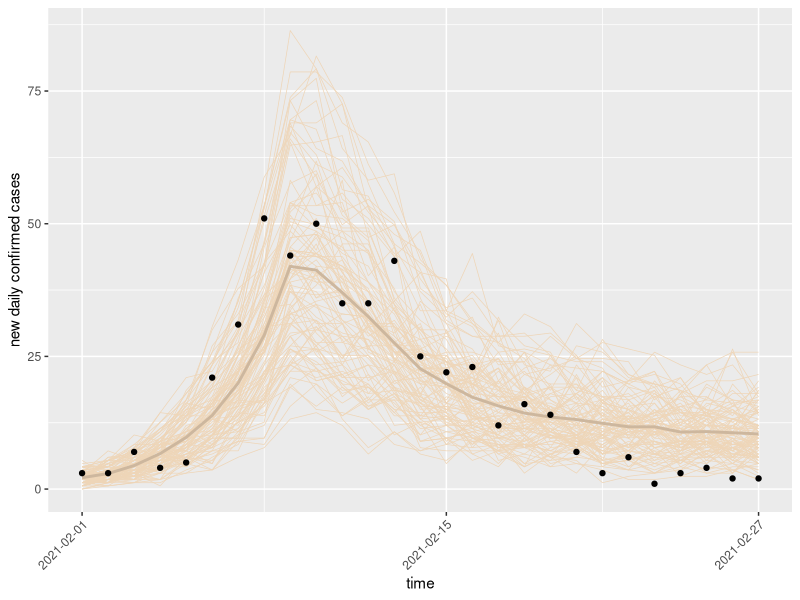
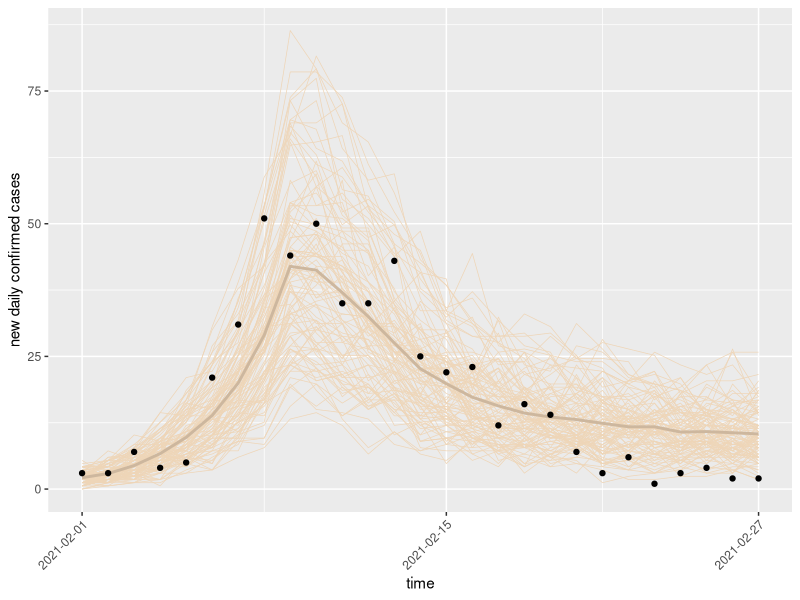

R code for these plots, in order:

#theta<-c(beta0,delta,alpha,changepoint,...)
betaSIR<-function(t,theta){
    if(t< theta$changepoint) return(theta$beta0)
    theta$beta0*(theta$delta+
            (1-theta$delta)*exp(-theta$alpha*(t-theta$changepoint)))
}


#################################################

#theta<-c(beta0,delta,alpha,changepoint,gamma,pi,omega,mu...)
mpearl<-read.csv('mount_pearl.csv',header=T)
theta<-list(beta0=0.35,delta=0.4,alpha=0.2,changepoint=10,gamma=1/10,pi=0.6,
            omega=1/2,mu=2/30)

#theta<-c(beta0,delta,changepoint,gamma,pi,omega,mu,...)
sir.simula<-function(i0,theta,time.horizon){
    dN1<-rep(0,time.horizon)
    dN2<-rep(0,time.horizon)
    deltaNc<-rep(0,time.horizon)
    iu0<-i0*(1-theta$pi)/theta$pi
    ic0<-i0
    deltaNc[1]<-ic0
    for(k in seq(1,time.horizon)){
        dN1o<-rpois(1,betaSIR(k,theta)*(iu0+theta$omega*ic0)+theta$mu)
        dNc1<-theta$pi*dN1o
        dNu1<-(1-theta$pi)*dN1o
        dN2o<-rpois(1,theta$gamma*(ic0+iu0))
        ic0<-max(0,ic0+dNc1-theta$pi*dN2o)
        iu0<-max(0,iu0+dNu1-(1-theta$pi)*dN2o)
        dN1[k]<-dN1o
        dN2[k]<-dN2o
        deltaNc[k]<-dNc1
    }
    return(data.frame(time=seq(1,time.horizon),
                      deltaN1=dN1,deltaN2=dN2,deltaNc=deltaNc))
}

simulantro<-function(i0,theta,time.horizon,runs=100){
    risu<-data.frame()
    for(i in 1:runs){
        risu0<-sir.simula(i0,theta,time.horizon)
        risu<-rbind(risu,cbind(risu0,run=as.factor(i)))
    }
    return(risu)
}

library(ggplot2)
mpearl<-read.csv('mount_pearl.csv',header=T)
mpearl$time=seq(1,length(mpearl$newcases))
theta<-list(beta0=0.765,delta=0.121,alpha=.44,changepoint=9,gamma=1/11,pi=0.6,
            omega=1/2,mu=2/30)
mpframo<-simulantro(4,theta,dim(mpearl)[1])
mObs<-with(mpframo,tapply(deltaNc,as.factor(time),mean))
mObs<-data.frame(time=seq(1,length(mObs)),mean=mObs)

ttmm<-c(1,15,27)
ttll<-mpearl$date[ttmm]


ggplot(mpframo,aes(x=time,y=deltaNc,group=run))+
    geom_line(lwd=0.25,colour='bisque2')+
    geom_line(aes(y=mean,x=time),lwd=1,colour='bisque3',
              data=mObs,inherit.aes=FALSE)+
   geom_point(aes(y=newcases,x=time),
              data=mpearl,inherit.aes=FALSE)+
    ylab('new daily confirmed cases')+
    scale_x_continuous(breaks=ttmm,labels=ttll)+
    theme(axis.text.x=element_text(angle=45,hjust=1))
ggsave(file='mpearl.svg',width=9,height=6)

